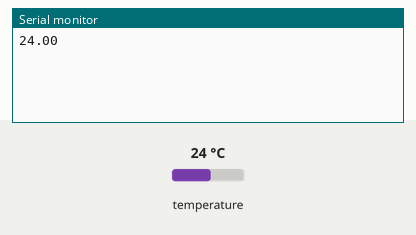
This program was run on a simulated STM32 Blue Pill. Parts: the last lines printed to the serial monitor. The test bench sets the inputs (shaded band); at power-on: temperature 24 °C.

Above: at 3.3 s.
3.4 s: temperature set to 12 °C
At 3.9 s:
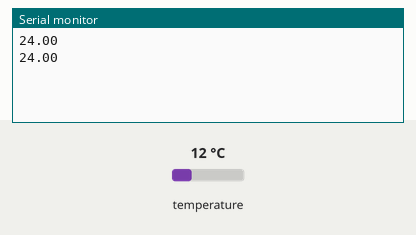
5.9 s: temperature set to 19 °C
At 7.6 s:
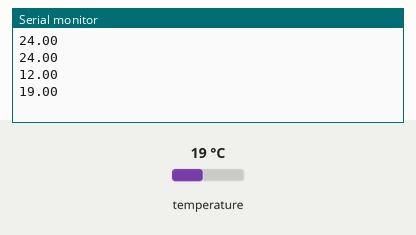
Timing chart, 0 to 9.1 s (numbered marks = the images above; inputs shaded):
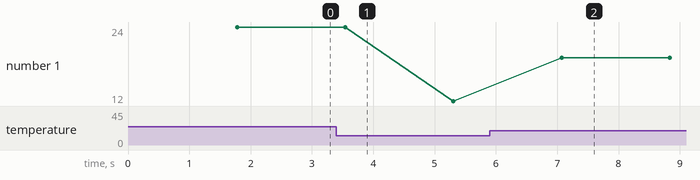

The program:

main.cpp
```cpp
#include <Arduino.h>
#include <OneWire.h>
#include <DallasTemperature.h>
#include <Wire.h>

// Baud rate for debug serial
#define SERIAL_DEBUG_BAUD   9600


// Data wire is plugged into digital pin 2 on the Arduino
#define ONE_WIRE_BUS PB15 //tenp sensor pin

// Setup a oneWire instance to communicate with any OneWire device
OneWire oneWire(ONE_WIRE_BUS);

// Pass oneWire reference to DallasTemperature library
DallasTemperature sensors(&oneWire);


void setup() {
  // Set console baud rate
  Serial.begin(SERIAL_DEBUG_BAUD);
  sensors.begin();
}

void loop() {

  sensors.requestTemperatures();

  float cel= sensors.getTempCByIndex(0);
  delay(1000);

  Serial.println(cel);

}
```

Measured:
- after the input at 5.9 s, the serial monitor: prints a new line after 1.2 s (image 2)
- plotted number 1: 24 → 12 after the input at 3.4 s, 12 → 19 after the input at 5.9 s
